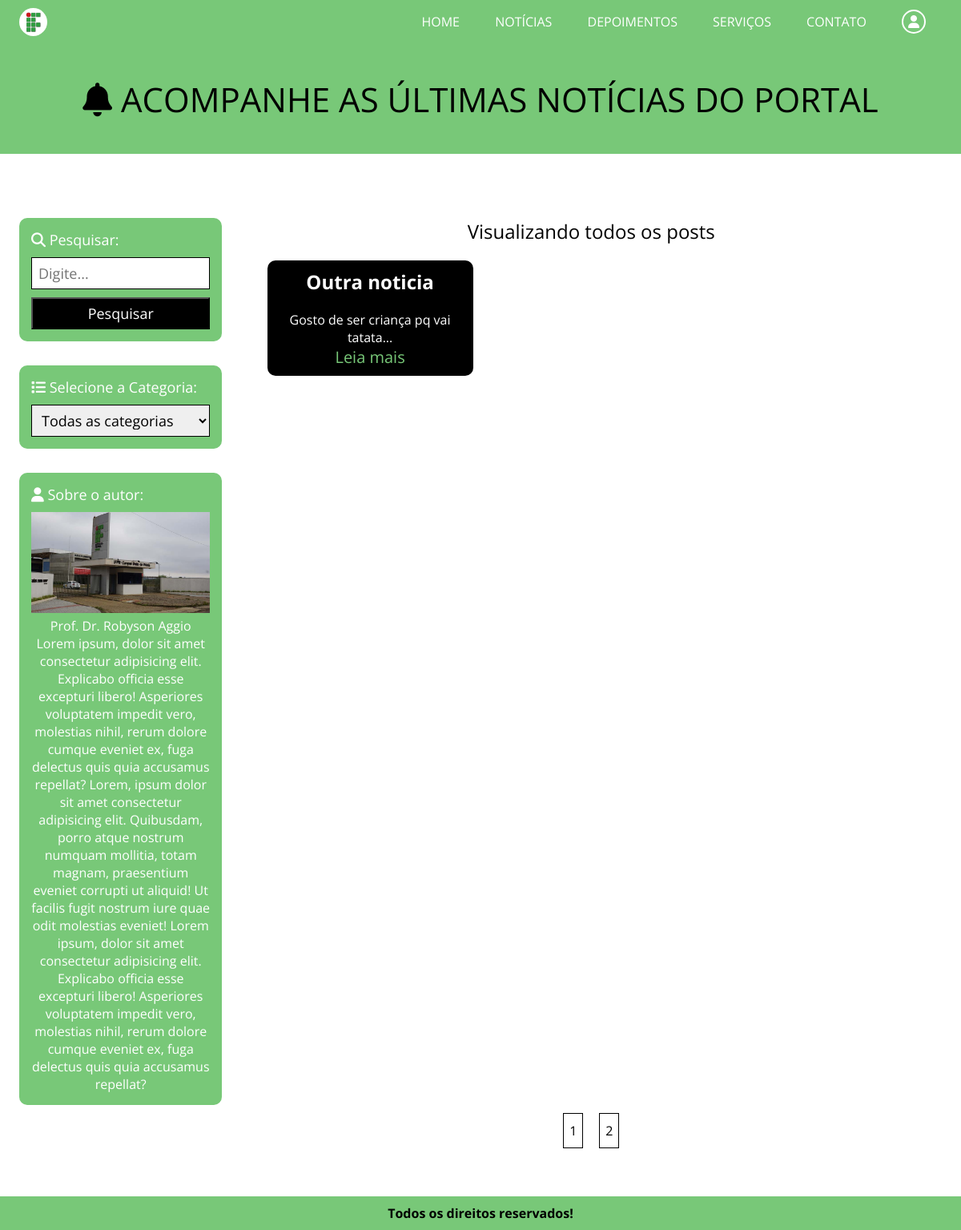
/Projeto01/noticias?pagina=2, run on the app's committed database.
### Projeto01/assets/classes/MySql.php (called while the page is built)
<?php
    class MySql {
        private static $pdo;
        public static function conectar() {
            if(self::$pdo == null) {
                try {
                    self::$pdo = new PDO('mysql:host='.HOST.';dbname='.DATABASE, USER, PASSWORD, array(PDO::MYSQL_ATTR_INIT_COMMAND => "SET NAMES utf8"));
                    self::$pdo -> setAttribute(PDO::ATTR_ERRMODE, PDO::ERRMODE_EXCEPTION);
                } catch(\Throwable $th) {
                    echo '<h4>Não foi possível realizar a conexão com o banco de dados</h4>';
                }
            }
            return self::$pdo;
        }
    }
?>

### Projeto01/assets/classes/Util.php (called while the page is built, shortened)
<?php
	class Util {
		public static function getSiteInfo() {
			$tabela = TABELA_CONFIGURACOES;
			$siteInfo = MySql::conectar()->prepare("SELECT * FROM `$tabela`");
			$siteInfo->execute();
			return $siteInfo->fetch();
		}
	}
?>

### Projeto01/pages/noticias.php (the view, shortened to what this page needs)
<?php
$infoSite = Util::getSiteInfo();
$url = explode('/', $_GET['url']);
if(!isset($url[2])) {
?>
<section class="header-noticias">
    <div class="center">
        <h2><i class="fa-solid fa-bell"></i> Acompanhe as últimas notícias do portal</h2>
    </div>
</section>
<section class="container-portal">
    <div class="center">
        <div class="sidebar">
            <div class="box-content-sidebar">
                <h3><i class="fas fa-search"></i> Pesquisar: </h3>
                <form method="post" action="">
                    <input type="text" name="parametro" placeholder="Digite..." requiered>
                    <input type="submit" name="buscar" value="Pesquisar">
                </form>
            </div>
            <div class="box-content-sidebar">
                <h3><i class="fas fa-list"></i> Selecione a Categoria: </h3>
                <form action="">
                    <select name="categoria" id="">
                        <option value="" selected="">Todas as categorias</option>
                    </select>
                </form>
            </div>
            <div class="box-content-sidebar">
                <h3><i class="fas fa-user"></i> Sobre o autor: </h3>
                <div class="text-center">
                    <div>
                        <img src="<?php echo INCLUDE_PATH;?>assets/img/local-trabalho.png">
                    </div>
                    <?php echo $infoSite['nome_autor']?> <br>
                    <?php echo $infoSite['descricao']?>
                </div>
            </div>
        </div>
        <div class="conteudo-portal">
            <div class="header-conteudo-portal">
                <?php
                if(!isset($_POST['parametro'])) {
                    if(@$categoria['nome'] == '') {
                        echo '<h2>Visualizando todos os posts</h2>';
                    }else {
                        echo '<h2>Visualizando posts em <span>'.$categoria['nome'].'</span></h2>';
                    }
                }
                $tabela = TABELA_NOTICIAS;
                $query = "SELECT * FROM `$tabela`";
                $porPagina = 2;
                if(!isset($_POST['parametro'])) {
                    if(isset($_GET['pagina'])) {
                        $pagina = (int) $_GET['pagina'];
                        $queryPagina = ($pagina - 1)*$porPagina;
                        $query.=" ORDER BY order_id DESC LIMIT $queryPagina, $porPagina";
                    }else {
                        $pagina = 1;
                        $query.=" ORDER BY order_id DESC LIMIT 0, $porPagina";
                    }
                }
                $noticias = MySql::conectar()->prepare($query);
                $noticias->execute();
                $noticias = $noticias->fetchAll();
                ?>
            </div>
            <?php foreach($noticias as $key => $value) {
                $tabela = TABELA_CATEGORIAS;
                $sql = MySql::conectar()->prepare("SELECT `slug` FROM `$tabela` WHERE id = ?");
                $sql->execute(array($value['categoria_id']));
                $categoriaNome = $sql->fetch()['slug'];
            ?>
                <div class="box-single-conteudo">
                    <h2><?php echo $value['titulo']?></h2>
                    <p><?php echo substr(strip_tags($value['conteudo']),0,400).'...'?></p>
                    <a href="<?php echo INCLUDE_PATH;?>noticias/<?php echo $categoriaNome?>/<?php echo $value['slug']?>">Leia mais</a>
                </div>
            <?php }?>
            <?php
                $tabela = TABELA_NOTICIAS;
                $query = "SELECT * FROM `$tabela`";
                $totalPaginas = MySql::conectar()->prepare($query);
                $totalPaginas->execute();
                $totalPaginas = ceil($totalPaginas->rowCount() / $porPagina);
            ?>
        </div>
        <div class="conteudo-portal">
            <div class="paginator">
                <?php
                if(!isset($_POST['parametro'])) {
                    for($i = 1; $i <= $totalPaginas; $i++) {
                        @$categoriaStr = ($categoria['nome'] != '') ? '/' . $categoria['slug'] : '';
                        if(@$pagina == $i) {
                            echo '<a class="page-selected" href="'.INCLUDE_PATH.'noticias'.$categoriaStr.'?pagina='.$i.'">'.$i.'</a>';
                        }else {
                            echo '<a href="'.INCLUDE_PATH.'noticias'.$categoriaStr.'?pagina='.$i.'">'.$i.'</a>';
                        }
                    }
                }
                ?>
            </div>
        </div>
    </div>
</section>
<?php
}else {
    include('noticias-single.php');
}
?>

### Projeto01/assets/css/style.css (style rules this page uses)
* { margin: 0; padding: 0; box-sizing: border-box; font-family: "Open Sans", sans-serif; }
html, body { overflow-x: hidden; height: 100%; }
.text-center { text-align: center; margin-top: 10px; }
.center { max-width: 1280px; padding: 0 2%; margin: 0 auto; }
img { width: 100%; }
.header-noticias { width: 100%; padding: 40px 0; background-color: rgb(120, 200, 120); }
.header-noticias h2:nth-of-type(1) { font-size: 42px; }
.header-noticias h2 { text-align: center; text-transform: uppercase; font-weight: normal; border-radius: 10px; }
section.container-portal { padding: 50px 0; }
.sidebar { float: left; width: 22%; }
.box-content-sidebar { width: 100%; background-color: rgb(120, 200, 120); padding: 15px; color: white; margin-top: 30px; border-radius: 10px; }
.box-content-sidebar h3 { font-size: 18px; font-weight: normal; }
.box-content-sidebar input[type="text"], .box-content-sidebar select { width: 100%; height: 40px; border: 1px solid black; font-size: 18px; padding-left: 8px; margin-top: 10px; }
.box-content-sidebar input[type="submit"] { width: 100%; height: 40px; color: white; background: black; font-size: 18px; margin-top: 10px; cursor: pointer; }
.conteudo-portal { float: right; width: 76%; padding: 0 2%; text-align: center; }
.header-conteudo-portal { padding: 10px; margin-top: 20px; }
.header-conteudo-portal h2 { font: 22px; font-weight: normal; }
.box-single-conteudo { float: left; width: 31%; background-color: black; margin: 10px; padding: 10px; text-align: center; color: white; border-radius: 10px; }
.box-single-conteudo h2 { padding-bottom: 20px; }
.box-single-conteudo a { color: rgb(120, 200, 120); text-decoration: none; font-size: 20px; margin-top: 10px; }
.paginator { text-align: center; }
.paginator a { display: inline-block; padding: 10px 2px; margin: 10px; background-color: white; color: black; border: 1px solid black; width: 25px; text-decoration: none; }

### data on the page
tb_admin.config: nome_autor "Prof. Dr. Robyson Aggio", descricao "Lorem ipsum, dolor sit amet consectetur adipisicing elit. Explicabo officia esse excepturi libero! Asperiores voluptatem impedit vero, molestias nihil, rerum dolore cumque eveniet ex, fuga delectus quis quia accusamus repellat? Lorem, ipsum dolor sit amet consectetur adipisicing elit. Quibusdam, porro atque nostrum numquam mollitia, totam magnam, praesentium eveniet corrupti ut aliquid! Ut facilis fugit nostrum iure quae odit molestias eveniet! Lorem ipsum, dolor sit amet consectetur adipisicing elit. Explicabo officia esse excepturi libero! Asperiores voluptatem impedit vero, molestias nihil, rerum dolore cumque eveniet ex, fuga delectus quis quia accusamus repellat?"
tb_admin.noticias: titulo "Outra noticia", conteudo "Gosto de ser criança pq vai tatata"
